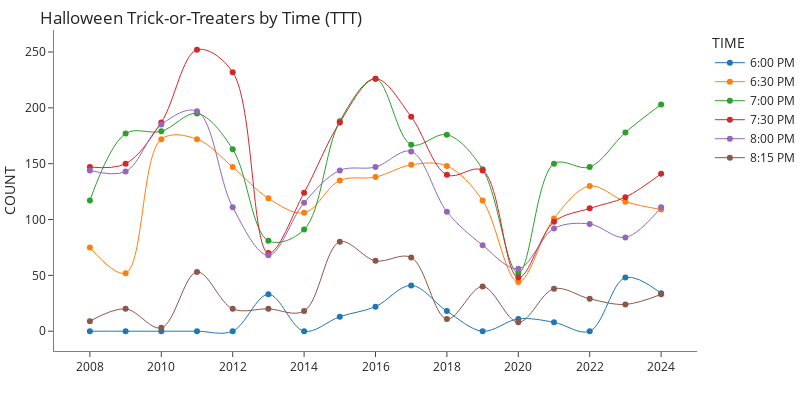

Notebook code for this chart:
### Markdown cell above
## reduce the density of x-axis year labels

### Code cell
if True:
    fig.update_layout(
        xaxis=dict(
            showline=True, 
            mirror=False,
            showgrid=False,      # show vertical grid lines
            tickmode='linear',  # ensure ticks are evenly spaced
            dtick=2             # one tick/gridline per category
            ),
        yaxis=dict(
            showline=True, 
            mirror=False,
            showgrid=False       # show horizontal grid lines
            ),
    )
    fig.show()

### Figure 1 — Plotly figure (JSON) as saved in the notebook; plotly's stock layout.template omitted (floating-point values rounded to 4 significant figures)
{"data": [{"hovertemplate": "TIME=6:00 PM<br>YEAR=%{x}<br>COUNT=%{y}<extra></extra>", "legendgroup": "6:00 PM", "line": {"color": "#1F77B4", "dash": "solid", "shape": "spline", "width": 1}, "marker": {"symbol": "circle"}, "mode": "lines+markers", "name": "6:00 PM", "orientation": "v", "showlegend": true, "type": "scatter", "x": [2008, 2009, 2010, 2011, 2012, 2013, 2014, 2015, 2016, 2017, 2018, 2019, 2020, 2021, 2022, 2023, 2024], "xaxis": "x", "y": [0, 0, 0, 0, 0, 33, 0, 13, 22, 41, 18, 0, 11, 8, 0, 48, 34], "yaxis": "y"}, {"hovertemplate": "TIME=6:30 PM<br>YEAR=%{x}<br>COUNT=%{y}<extra></extra>", "legendgroup": "6:30 PM", "line": {"color": "#FF7F0E", "dash": "solid", "shape": "spline", "width": 1}, "marker": {"symbol": "circle"}, "mode": "lines+markers", "name": "6:30 PM", "orientation": "v", "showlegend": true, "type": "scatter", "x": [2008, 2009, 2010, 2011, 2012, 2013, 2014, 2015, 2016, 2017, 2018, 2019, 2020, 2021, 2022, 2023, 2024], "xaxis": "x", "y": [75, 52, 172, 172, 147, 119, 106, 135, 138, 149, 148, 117, 44, 101, 130, 116, 109], "yaxis": "y"}, {"hovertemplate": "TIME=7:00 PM<br>YEAR=%{x}<br>COUNT=%{y}<extra></extra>", "legendgroup": "7:00 PM", "line": {"color": "#2CA02C", "dash": "solid", "shape": "spline", "width": 1}, "marker": {"symbol": "circle"}, "mode": "lines+markers", "name": "7:00 PM", "orientation": "v", "showlegend": true, "type": "scatter", "x": [2008, 2009, 2010, 2011, 2012, 2013, 2014, 2015, 2016, 2017, 2018, 2019, 2020, 2021, 2022, 2023, 2024], "xaxis": "x", "y": [117, 177, 179, 195, 163, 81, 91, 188, 226, 167, 176, 145, 52, 150, 147, 178, 203], "yaxis": "y"}, {"hovertemplate": "TIME=7:30 PM<br>YEAR=%{x}<br>COUNT=%{y}<extra></extra>", "legendgroup": "7:30 PM", "line": {"color": "#D62728", "dash": "solid", "shape": "spline", "width": 1}, "marker": {"symbol": "circle"}, "mode": "lines+markers", "name": "7:30 PM", "orientation": "v", "showlegend": true, "type": "scatter", "x": [2008, 2009, 2010, 2011, 2012, 2013, 2014, 2015, 2016, 2017, 2018, 2019, 2020, 2021, 2022, 2023, 2024], "xaxis": "x", "y": [147, 150, 187, 252, 232, 70, 124, 187, 226, 192, 140, 144, 48, 98, 110, 120, 141], "yaxis": "y"}, {"hovertemplate": "TIME=8:00 PM<br>YEAR=%{x}<br>COUNT=%{y}<extra></extra>", "legendgroup": "8:00 PM", "line": {"color": "#9467BD", "dash": "solid", "shape": "spline", "width": 1}, "marker": {"symbol": "circle"}, "mode": "lines+markers", "name": "8:00 PM", "orientation": "v", "showlegend": true, "type": "scatter", "x": [2008, 2009, 2010, 2011, 2012, 2013, 2014, 2015, 2016, 2017, 2018, 2019, 2020, 2021, 2022, 2023, 2024], "xaxis": "x", "y": [144, 143, 185, 197, 111, 68, 115, 144, 147, 161, 107, 77, 56, 92, 96, 84, 111], "yaxis": "y"}, {"hovertemplate": "TIME=8:15 PM<br>YEAR=%{x}<br>COUNT=%{y}<extra></extra>", "legendgroup": "8:15 PM", "line": {"color": "#8C564B", "dash": "solid", "shape": "spline", "width": 1}, "marker": {"symbol": "circle"}, "mode": "lines+markers", "name": "8:15 PM", "orientation": "v", "showlegend": true, "type": "scatter", "x": [2008, 2009, 2010, 2011, 2012, 2013, 2014, 2015, 2016, 2017, 2018, 2019, 2020, 2021, 2022, 2023, 2024], "xaxis": "x", "y": [9, 20, 3, 53, 20, 20, 18, 80, 63, 66, 11, 40, 8, 38, 29, 24, 33], "yaxis": "y"}], "layout": {"height": 400, "legend": {"title": {"text": "TIME"}, "tracegroupgap": 0}, "margin": {"b": 0, "l": 0, "r": 0, "t": 30}, "plot_bgcolor": "white", "title": {"text": "Halloween Trick-or-Treaters by Time (TTT)", "y": 0.97}, "width": 800, "xaxis": {"anchor": "y", "domain": [0, 1], "dtick": 2, "gridcolor": "gray", "gridwidth": 1, "linecolor": "gray", "linewidth": 1, "mirror": false, "showgrid": false, "showline": true, "tickmode": "linear", "title": {"text": ""}, "zeroline": false}, "yaxis": {"anchor": "x", "domain": [0, 1], "gridcolor": "gray", "gridwidth": 1, "linecolor": "gray", "linewidth": 1, "mirror": false, "showgrid": false, "showline": true, "title": {"text": "COUNT"}, "zeroline": false}}}
